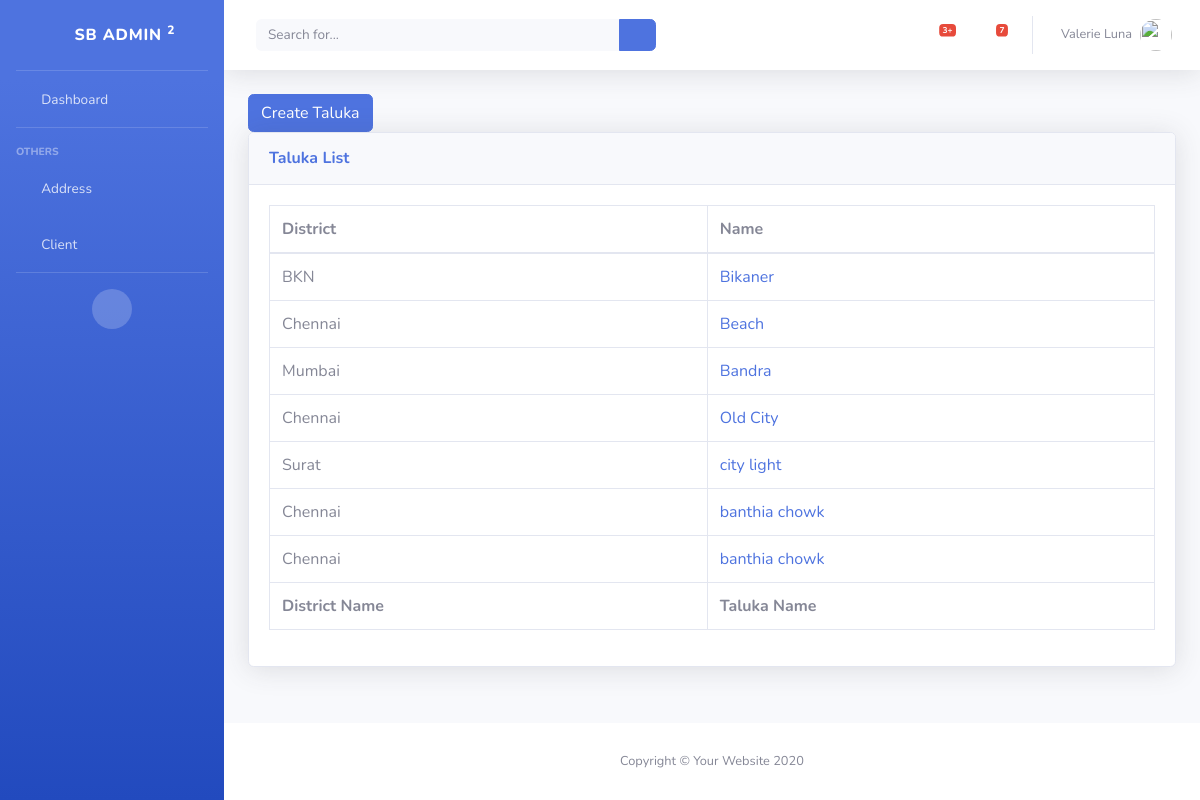
Screenshot of /loan/list-taluka with the database file from the repository.
### loan/models.py (models this page shows, shortened)
class Taluka(models.Model):
    district_id = models.ForeignKey(District, on_delete=models.CASCADE)
    name = models.CharField(max_length=255)

class District(models.Model):
    name = models.CharField(max_length=255)
    class Meta:
        ordering = ['name']
    def __str__(self):
        return self.name

### loan/views/address.py (the view)
class TalukaListView(ListView):
    model = models.Taluka

### loan/templates/loan/taluka_list.html
{% extends "base_template.html" %}
{% block content %}
    <a href="{% url 'loan:create-taluka' %}" class="btn btn-primary">Create Taluka</a>
    <div class="card shadow mb-4">
        <div class="card-header py-3">
            <h6 class="m-0 font-weight-bold text-primary">Taluka List</h6>
        </div>
        <div class="card-body">
            <div class="table-responsive">
                <table class="table table-bordered" id="dataTable" width="100%" cellspacing="0">
                    <thead>
                    <tr>
                        <th>District</th>
                        <th>Name</th>
                    </tr>
                    </thead>
                    <tfoot>
                    <tr>
                        <th>District Name</th>
                        <th>Taluka Name</th>
                    </tr>
                    </tfoot>
                    <tbody>
                    {% for taluka in taluka_list %}
                        <tr>
                            <td>{{ taluka.district_id }}</td>
                            <td>
                                <a href="{% url 'loan:update-taluka' pk=taluka.id %}" >{{ taluka.name }}</a>
                            </td>
                        </tr>
                    {% endfor %}
                    </tbody>
                </table>
            </div>
        </div>
    </div>
{% endblock %}

### rows the page displays
Taluka: district_id "BKN", name "Bikaner"
Taluka: district_id "Chennai", name "Beach"
Taluka: district_id "Mumbai", name "Bandra"
Taluka: district_id "Chennai", name "Old City"
Taluka: district_id "Surat", name "city light"
Taluka: district_id "Chennai", name "banthia chowk"
Taluka: district_id "Chennai", name "banthia chowk"
